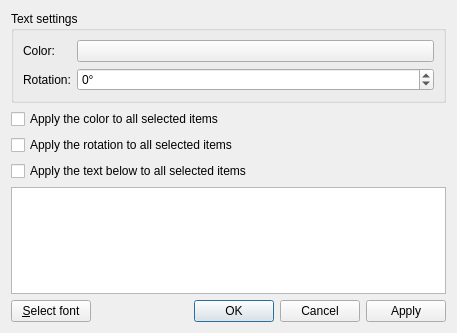
<?xml version="1.0" encoding="UTF-8"?>
<ui version="4.0">
 <class>TextEditorDialog</class>
 <widget class="QDialog" name="TextEditorDialog">
  <property name="geometry">
   <rect>
    <x>0</x>
    <y>0</y>
    <width>457</width>
    <height>333</height>
   </rect>
  </property>
  <property name="windowTitle">
   <string>Text editor</string>
  </property>
  <property name="modal">
   <bool>true</bool>
  </property>
  <layout class="QVBoxLayout" name="verticalLayout">
   <item>
    <widget class="QGroupBox" name="uiTextSettingsGroupBox">
     <property name="title">
      <string>Text settings</string>
     </property>
     <layout class="QGridLayout" name="gridLayout">
      <item row="0" column="0">
       <widget class="QLabel" name="uiColorLabel">
        <property name="text">
         <string>Color:</string>
        </property>
       </widget>
      </item>
      <item row="0" column="1">
       <widget class="QPushButton" name="uiColorPushButton">
        <property name="text">
         <string/>
        </property>
       </widget>
      </item>
      <item row="2" column="0">
       <widget class="QLabel" name="uiRotationLabel">
        <property name="text">
         <string>Rotation:</string>
        </property>
       </widget>
      </item>
      <item row="2" column="1">
       <widget class="QSpinBox" name="uiRotationSpinBox">
        <property name="sizePolicy">
         <sizepolicy hsizetype="Expanding" vsizetype="Fixed">
          <horstretch>0</horstretch>
          <verstretch>0</verstretch>
         </sizepolicy>
        </property>
        <property name="toolTip">
         <string>Rotation can be ajusted on the scene for a selected item while
editing (notes only) with ALT and '+' (or P) / ALT and '-' (or M)</string>
        </property>
        <property name="suffix">
         <string>°</string>
        </property>
        <property name="minimum">
         <number>-360</number>
        </property>
        <property name="maximum">
         <number>360</number>
        </property>
       </widget>
      </item>
     </layout>
    </widget>
   </item>
   <item>
    <widget class="QCheckBox" name="uiApplyColorToAllItemsCheckBox">
     <property name="text">
      <string>Apply the color to all selected items</string>
     </property>
    </widget>
   </item>
   <item>
    <widget class="QCheckBox" name="uiApplyRotationToAllItemsCheckBox">
     <property name="text">
      <string>Apply the rotation to all selected items</string>
     </property>
    </widget>
   </item>
   <item>
    <widget class="QCheckBox" name="uiApplyTextToAllItemsCheckBox">
     <property name="text">
      <string>Apply the text below to all selected items</string>
     </property>
    </widget>
   </item>
   <item>
    <widget class="QPlainTextEdit" name="uiPlainTextEdit"/>
   </item>
   <item>
    <layout class="QHBoxLayout" name="horizontalLayout">
     <item>
      <widget class="QPushButton" name="uiFontPushButton">
       <property name="text">
        <string>&amp;Select font</string>
       </property>
      </widget>
     </item>
     <item>
      <spacer name="horizontalSpacer">
       <property name="orientation">
        <enum>Qt::Horizontal</enum>
       </property>
       <property name="sizeHint" stdset="0">
        <size>
         <width>40</width>
         <height>20</height>
        </size>
       </property>
      </spacer>
     </item>
     <item>
      <widget class="QDialogButtonBox" name="uiButtonBox">
       <property name="orientation">
        <enum>Qt::Horizontal</enum>
       </property>
       <property name="standardButtons">
        <set>QDialogButtonBox::Apply|QDialogButtonBox::Cancel|QDialogButtonBox::Ok</set>
       </property>
      </widget>
     </item>
    </layout>
   </item>
   <item>
    <spacer name="verticalSpacer">
     <property name="orientation">
      <enum>Qt::Vertical</enum>
     </property>
     <property name="sizeHint" stdset="0">
      <size>
       <width>20</width>
       <height>40</height>
      </size>
     </property>
    </spacer>
   </item>
  </layout>
 </widget>
 <resources>
  <include location="../../resources/resources.qrc"/>
 </resources>
 <connections>
  <connection>
   <sender>uiButtonBox</sender>
   <signal>accepted()</signal>
   <receiver>TextEditorDialog</receiver>
   <slot>accept()</slot>
   <hints>
    <hint type="sourcelabel">
     <x>248</x>
     <y>254</y>
    </hint>
    <hint type="destinationlabel">
     <x>157</x>
     <y>274</y>
    </hint>
   </hints>
  </connection>
  <connection>
   <sender>uiButtonBox</sender>
   <signal>rejected()</signal>
   <receiver>TextEditorDialog</receiver>
   <slot>reject()</slot>
   <hints>
    <hint type="sourcelabel">
     <x>316</x>
     <y>260</y>
    </hint>
    <hint type="destinationlabel">
     <x>286</x>
     <y>274</y>
    </hint>
   </hints>
  </connection>
 </connections>
</ui>
